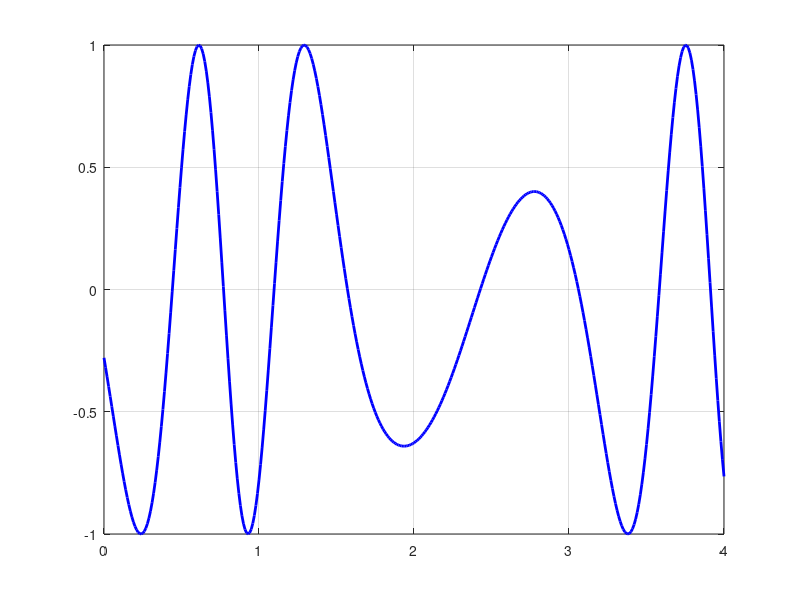

The MATLAB source for this figure: (Note: this script raises an error after producing the figure.)
close all
clear
clc

%PLOT DA FUNÇÃO

f = @(x) sin(6*(cos(x)).^2-4*x);

%DEFINIR INTERVALO DO PLOT

xx=(0:1e-2:4)';

%REALIZA O PLOT

plot(xx,f(xx),'-b', 'LineWidth',2)
hold on
grid on

%% CHAMADA PESQUISA INCREMENTAL

[ni, I] = PesqInc(f, 0, 4, 0.2);

%% METODO DA BISSECCAO PARA xl = 1.4
%% xu = 1.6

es= 0.5e-6;
[~, xr, fval, ~, ~] = MetodoBissecao (1.4, 1.6, es, f)
plot(xr,fval,'or','MarkerSize',10,'MarkerFaceColor','r','MarkerEdgeColor','k')


[~, xr, fval, ~, ~] = MetodoBissecao (3.4, 3.6, es, f)
plot(xr,fval,'or','MarkerSize',10,'MarkerFaceColor','r','MarkerEdgeColor','k')
